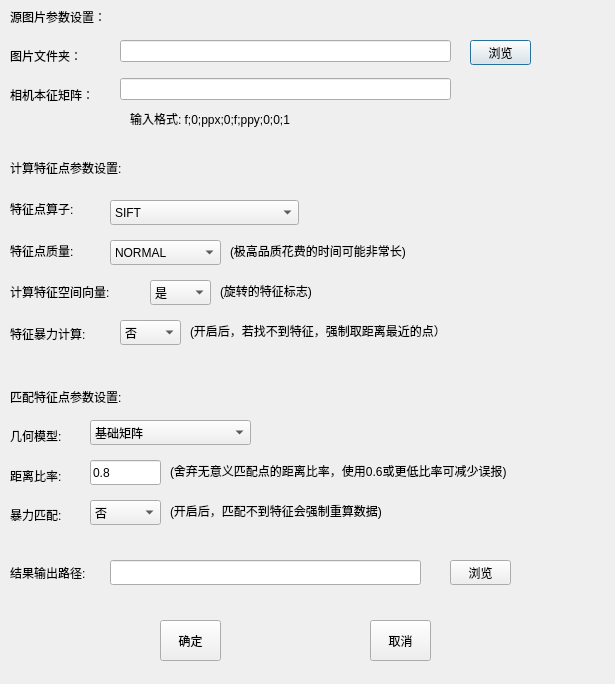
<?xml version="1.0" encoding="UTF-8"?>
<ui version="4.0">
 <class>Dialog_FeatureMatch</class>
 <widget class="QDialog" name="Dialog_FeatureMatch">
  <property name="geometry">
   <rect>
    <x>0</x>
    <y>0</y>
    <width>615</width>
    <height>684</height>
   </rect>
  </property>
  <property name="windowTitle">
   <string>Dialog</string>
  </property>
  <widget class="QWidget" name="verticalLayoutWidget">
   <property name="geometry">
    <rect>
     <x>10</x>
     <y>0</y>
     <width>122</width>
     <height>111</height>
    </rect>
   </property>
   <layout class="QVBoxLayout" name="verticalLayout_4">
    <item>
     <widget class="QLabel" name="label">
      <property name="text">
       <string>源图片参数设置：</string>
      </property>
     </widget>
    </item>
    <item>
     <widget class="QLabel" name="label_2">
      <property name="text">
       <string>图片文件夹：</string>
      </property>
     </widget>
    </item>
    <item>
     <widget class="QLabel" name="label_3">
      <property name="text">
       <string>相机本征矩阵：</string>
      </property>
     </widget>
    </item>
   </layout>
  </widget>
  <widget class="QPushButton" name="pushButton_browseInputDir">
   <property name="geometry">
    <rect>
     <x>470</x>
     <y>40</y>
     <width>61</width>
     <height>25</height>
    </rect>
   </property>
   <property name="text">
    <string>浏览</string>
   </property>
  </widget>
  <widget class="QLabel" name="label_4">
   <property name="geometry">
    <rect>
     <x>130</x>
     <y>110</y>
     <width>211</width>
     <height>17</height>
    </rect>
   </property>
   <property name="text">
    <string>输入格式: f;0;ppx;0;f;ppy;0;0;1</string>
   </property>
  </widget>
  <widget class="QWidget" name="verticalLayoutWidget_2">
   <property name="geometry">
    <rect>
     <x>10</x>
     <y>150</y>
     <width>481</width>
     <height>201</height>
    </rect>
   </property>
   <layout class="QVBoxLayout" name="verticalLayout">
    <item>
     <widget class="QLabel" name="label_5">
      <property name="text">
       <string>计算特征点参数设置:</string>
      </property>
     </widget>
    </item>
    <item>
     <widget class="QLabel" name="label_6">
      <property name="text">
       <string>特征点算子:</string>
      </property>
     </widget>
    </item>
    <item>
     <widget class="QLabel" name="label_7">
      <property name="text">
       <string>特征点质量:</string>
      </property>
     </widget>
    </item>
    <item>
     <widget class="QLabel" name="label_9">
      <property name="text">
       <string>计算特征空间向量:</string>
      </property>
     </widget>
    </item>
    <item>
     <widget class="QLabel" name="label_10">
      <property name="text">
       <string>特征暴力计算:</string>
      </property>
     </widget>
    </item>
   </layout>
  </widget>
  <widget class="QWidget" name="verticalLayoutWidget_3">
   <property name="geometry">
    <rect>
     <x>120</x>
     <y>30</y>
     <width>331</width>
     <height>81</height>
    </rect>
   </property>
   <layout class="QVBoxLayout" name="verticalLayout_2">
    <item>
     <widget class="QLineEdit" name="lineEdit_inputDir"/>
    </item>
    <item>
     <widget class="QLineEdit" name="lineEdit_kMatrix"/>
    </item>
   </layout>
  </widget>
  <widget class="QLabel" name="label_8">
   <property name="geometry">
    <rect>
     <x>230</x>
     <y>240</y>
     <width>231</width>
     <height>21</height>
    </rect>
   </property>
   <property name="text">
    <string>(极高品质花费的时间可能非常长)</string>
   </property>
  </widget>
  <widget class="QComboBox" name="comboBox_quality">
   <property name="geometry">
    <rect>
     <x>110</x>
     <y>240</y>
     <width>111</width>
     <height>25</height>
    </rect>
   </property>
   <item>
    <property name="text">
     <string>NORMAL</string>
    </property>
   </item>
   <item>
    <property name="text">
     <string>HIGH</string>
    </property>
   </item>
   <item>
    <property name="text">
     <string>ULTRA</string>
    </property>
   </item>
  </widget>
  <widget class="QComboBox" name="comboBox_operator">
   <property name="geometry">
    <rect>
     <x>110</x>
     <y>200</y>
     <width>189</width>
     <height>25</height>
    </rect>
   </property>
   <item>
    <property name="text">
     <string>SIFT</string>
    </property>
   </item>
   <item>
    <property name="text">
     <string>SIFT_ANATOMY</string>
    </property>
   </item>
   <item>
    <property name="text">
     <string>AKAZE_FLOAT</string>
    </property>
   </item>
   <item>
    <property name="text">
     <string>AKAZE_MLDB</string>
    </property>
   </item>
  </widget>
  <widget class="QComboBox" name="comboBox_upright">
   <property name="geometry">
    <rect>
     <x>150</x>
     <y>280</y>
     <width>61</width>
     <height>25</height>
    </rect>
   </property>
   <item>
    <property name="text">
     <string>是</string>
    </property>
   </item>
   <item>
    <property name="text">
     <string>否</string>
    </property>
   </item>
  </widget>
  <widget class="QComboBox" name="comboBox_forcecompute">
   <property name="geometry">
    <rect>
     <x>120</x>
     <y>320</y>
     <width>61</width>
     <height>25</height>
    </rect>
   </property>
   <item>
    <property name="text">
     <string>否</string>
    </property>
   </item>
   <item>
    <property name="text">
     <string>是</string>
    </property>
   </item>
  </widget>
  <widget class="QLabel" name="label_11">
   <property name="geometry">
    <rect>
     <x>220</x>
     <y>280</y>
     <width>121</width>
     <height>21</height>
    </rect>
   </property>
   <property name="text">
    <string>(旋转的特征标志)</string>
   </property>
  </widget>
  <widget class="QLabel" name="label_12">
   <property name="geometry">
    <rect>
     <x>190</x>
     <y>320</y>
     <width>321</width>
     <height>21</height>
    </rect>
   </property>
   <property name="text">
    <string>(开启后，若找不到特征，强制取距离最近的点）</string>
   </property>
  </widget>
  <widget class="QWidget" name="verticalLayoutWidget_4">
   <property name="geometry">
    <rect>
     <x>10</x>
     <y>380</y>
     <width>141</width>
     <height>151</height>
    </rect>
   </property>
   <layout class="QVBoxLayout" name="verticalLayout_5">
    <item>
     <widget class="QLabel" name="label_18">
      <property name="text">
       <string>匹配特征点参数设置:</string>
      </property>
     </widget>
    </item>
    <item>
     <widget class="QLabel" name="label_19">
      <property name="text">
       <string>几何模型:</string>
      </property>
     </widget>
    </item>
    <item>
     <widget class="QLabel" name="label_20">
      <property name="text">
       <string>距离比率:</string>
      </property>
     </widget>
    </item>
    <item>
     <widget class="QLabel" name="label_21">
      <property name="text">
       <string>暴力匹配:</string>
      </property>
     </widget>
    </item>
   </layout>
  </widget>
  <widget class="QComboBox" name="comboBox_geometricmodel">
   <property name="geometry">
    <rect>
     <x>90</x>
     <y>420</y>
     <width>161</width>
     <height>25</height>
    </rect>
   </property>
   <item>
    <property name="text">
     <string>基础矩阵</string>
    </property>
   </item>
   <item>
    <property name="text">
     <string>本质矩阵</string>
    </property>
   </item>
   <item>
    <property name="text">
     <string>单应矩阵</string>
    </property>
   </item>
   <item>
    <property name="text">
     <string>带角度参数化的本质矩阵</string>
    </property>
   </item>
   <item>
    <property name="text">
     <string>正交投影本质矩阵</string>
    </property>
   </item>
  </widget>
  <widget class="QLineEdit" name="lineEdit_distanceRatio">
   <property name="geometry">
    <rect>
     <x>90</x>
     <y>460</y>
     <width>71</width>
     <height>25</height>
    </rect>
   </property>
   <property name="text">
    <string>0.8</string>
   </property>
  </widget>
  <widget class="QComboBox" name="comboBox_forcematch">
   <property name="geometry">
    <rect>
     <x>90</x>
     <y>500</y>
     <width>71</width>
     <height>25</height>
    </rect>
   </property>
   <item>
    <property name="text">
     <string>否</string>
    </property>
   </item>
   <item>
    <property name="text">
     <string>是</string>
    </property>
   </item>
  </widget>
  <widget class="QLabel" name="label_23">
   <property name="geometry">
    <rect>
     <x>170</x>
     <y>500</y>
     <width>271</width>
     <height>21</height>
    </rect>
   </property>
   <property name="text">
    <string>(开启后，匹配不到特征会强制重算数据)</string>
   </property>
  </widget>
  <widget class="QLabel" name="label_24">
   <property name="geometry">
    <rect>
     <x>170</x>
     <y>460</y>
     <width>431</width>
     <height>21</height>
    </rect>
   </property>
   <property name="text">
    <string>(舍弃无意义匹配点的距离比率，使用0.6或更低比率可减少误报)</string>
   </property>
  </widget>
  <widget class="QLabel" name="label_22">
   <property name="geometry">
    <rect>
     <x>10</x>
     <y>552</y>
     <width>111</width>
     <height>41</height>
    </rect>
   </property>
   <property name="text">
    <string>结果输出路径:</string>
   </property>
  </widget>
  <widget class="QLineEdit" name="lineEdit_OutputDir">
   <property name="geometry">
    <rect>
     <x>110</x>
     <y>560</y>
     <width>311</width>
     <height>25</height>
    </rect>
   </property>
  </widget>
  <widget class="QPushButton" name="pushButton_browseOutputDir">
   <property name="geometry">
    <rect>
     <x>450</x>
     <y>560</y>
     <width>61</width>
     <height>25</height>
    </rect>
   </property>
   <property name="text">
    <string>浏览</string>
   </property>
  </widget>
  <widget class="QPushButton" name="btn_OK">
   <property name="geometry">
    <rect>
     <x>160</x>
     <y>620</y>
     <width>61</width>
     <height>41</height>
    </rect>
   </property>
   <property name="text">
    <string>确定</string>
   </property>
  </widget>
  <widget class="QPushButton" name="btn_CANCEL">
   <property name="geometry">
    <rect>
     <x>370</x>
     <y>620</y>
     <width>61</width>
     <height>41</height>
    </rect>
   </property>
   <property name="text">
    <string>取消</string>
   </property>
  </widget>
 </widget>
 <resources/>
 <connections/>
</ui>
